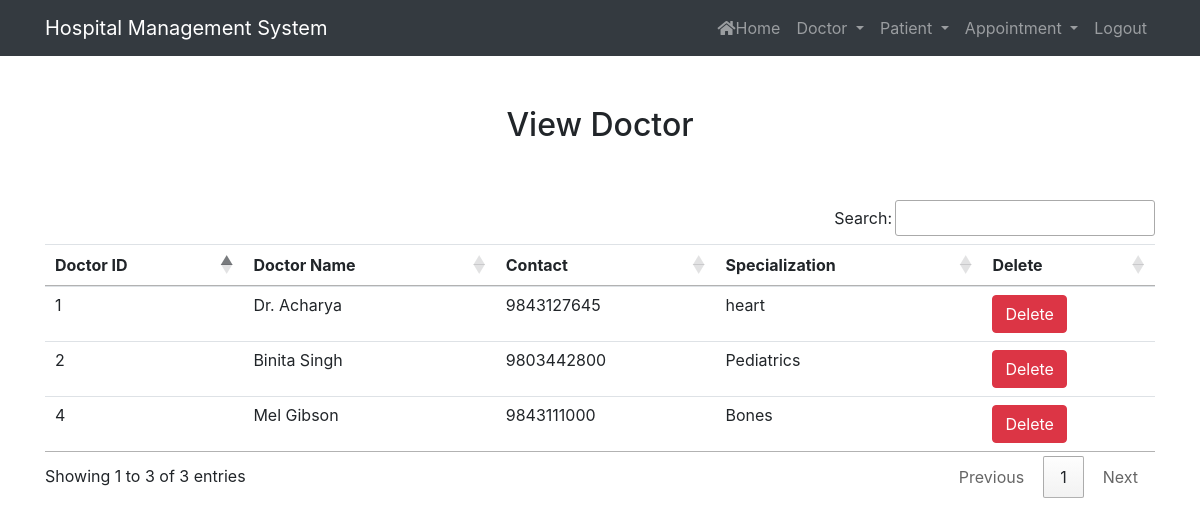
Page /view_doctor/ (signed in) on the earlier database version.
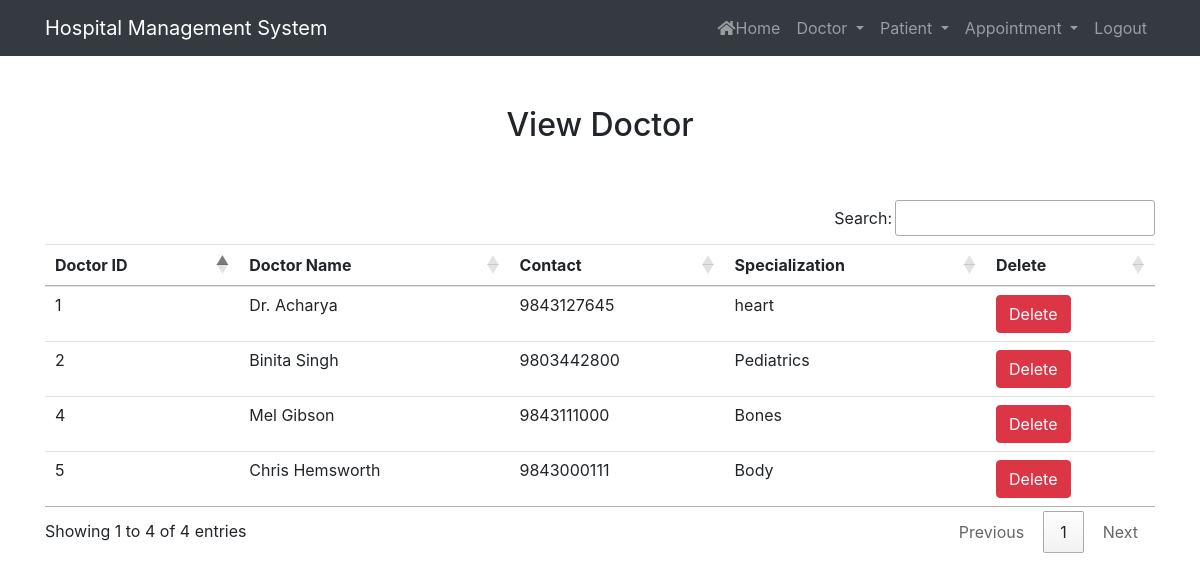
Same page on the later database version.
### hospital/models.py (models this page shows, shortened)
class Doctor(models.Model):
    name = models.CharField(max_length=50)
    mobile = models.IntegerField()
    special = models.CharField(max_length=50)

### hospital/views.py (the view)
# urls.py: path('view_doctor/', views.View_doctor, name='view_doctor'),
def View_doctor(request):
    if not request.user.is_staff:
        return redirect('login')
    doc = Doctor.objects.all()
    context = {'doc': doc}
    return render(request, 'view_doctor.html', context)

### hospital/templates/view_doctor.html
{% extends 'navigationbar.html' %} {% load static %} {% block content %}
<div class="container" style="margin-top: 50px;">
  <h2 class="text-center">View Doctor</h2>
  <br /><br />
  <table class="table table-hover" id="example">
    <thead>
      <tr>
        <th>Doctor ID</th>
        <th>Doctor Name</th>
        <th>Contact</th>
        <th>Specialization</th>
        <th>Delete</th>
      </tr>
    </thead>
    <tbody>
      {% for i in doc %}
      <tr>
        <td>{{ i.id }}</td>
        <td>{{i.name }}</td>
        <td>{{i.mobile }}</td>
        <td>{{i.special }}</td>
        <td>
          <a
            href="{% url 'delete_doctor' i.id %}"
            onclick="return confirm('Do you really want to delete')"
            class="btn btn-danger"
            >Delete</a
          >
        </td>
      </tr>
      {% endfor %}
    </tbody>
  </table>
</div>
{% endblock %}

### hospital/templates/navigationbar.html (shortened to what this page needs)
{% load static %}
<html>
  <head>
    <link
      rel="stylesheet"
      href="https://maxcdn.bootstrapcdn.com/bootstrap/4.3.1/css/bootstrap.min.css"
    />
    <link
      rel="stylesheet"
      href="https://maxcdn.bootstrapcdn.com/font-awesome/4.6.3/css/font-awesome.min.css"
    />
    <link
      rel="stylesheet"
      href="https://use.fontawesome.com/releases/v5.6.3/css/all.css"
    />
    <link
      rel="stylesheet"
      href="https://cdn.datatables.net/1.10.21/css/jquery.dataTables.min.css"
    />
    <link
      rel="stylesheet"
      href="https://cdn.datatables.net/buttons/1.6.2/css/buttons.dataTables.min.css"
    />
  </head>
  <nav class="navbar navbar-expand-sm bg-dark navbar-dark">
    <div class="container">
      <a class="navbar-brand" href="#">Hospital Management System</a>
      <div class="collapse navbar-collapse" id="myMenu">
        <ul class="navbar-nav text-center ml-auto">
           {% if request.user.is_staff %}
          <li class="nav-item">
            <a class="nav-link" href="{% url 'home' %}"
              ><i class="fas fa-home"></i>Home</a
            >
          </li>
          <li class="nav-item dropdown">
            <a class="nav-link dropdown-toggle" href="#" data-toggle="dropdown">
              Doctor
            </a>
          </li>
          <li class="nav-item dropdown">
            <a class="nav-link dropdown-toggle" href="#" data-toggle="dropdown">
              Patient
            </a>
          </li>
          <li class="nav-item dropdown">
            <a class="nav-link dropdown-toggle" href="#" data-toggle="dropdown">
              Appointment
            </a>
          </li>
          <li class="nav-item">
            <a class="nav-link" href="{% url 'logout' %}">Logout</a>
          </li>
          {% endif %}
        </ul>
      </div>
    </div>
  </nav>
  {% block content %} {% endblock %}
</html>

Differences in the rows shown:
added Doctor: id "5", name "Chris Hemsworth", mobile "9843000111", special "Body"
Other differences:
text written by a page script: "Search: Showing 1 to 3 of 3 entries Previous 1 Next" → "Search: Showing 1 to 4 of 4 entries Previous 1 Next"
